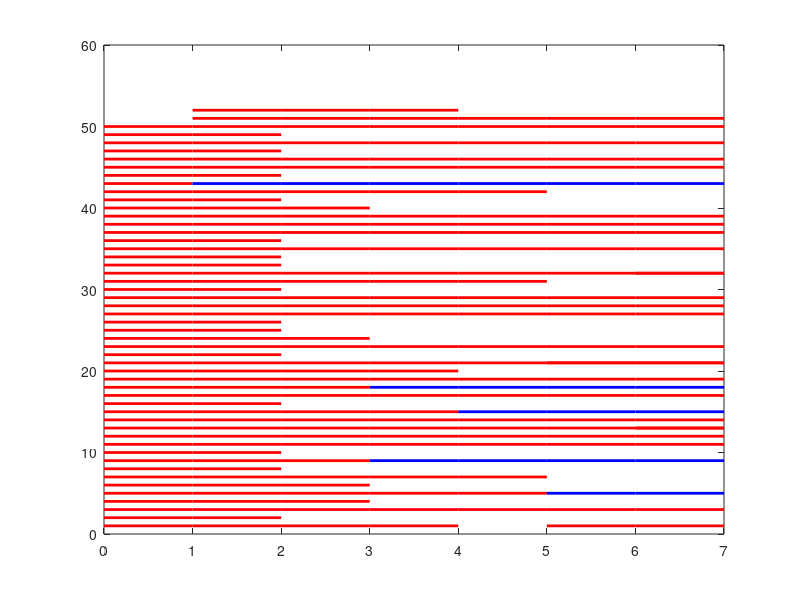

Write MATLAB code to recreate this figure.
% This is a draft of the data loading script, and it is actually trash now

clc 
clear 
close all

load('struct_colony_day_1.mat', 'Colony'); 
Col_1 = Colony; 

load('struct_colony_day_2.mat', 'Colony'); 
Col_2 = Colony; 

load('struct_colony_day_3.mat', 'Colony'); 
Col_3 = Colony;

load('struct_colony_day_4.mat', 'Colony'); 
Col_4 = Colony; 

load('struct_colony_day_5.mat', 'Colony'); 
Col_5 = Colony; 

load('struct_colony_day_6.mat', 'Colony'); 
Col_6 = Colony; 

load('struct_colony_day_7.mat', 'Colony'); 
Col_7 = Colony; 


%Now process here: 

Y = Col_1(1).streaks.label;
Y = Y.' ;
X = ones([max(Col_1(1).streaks.label) 1]);
X = X.';
X0 = 0*X;
Color = [];
for i=1:1:max(Col_1(1).streaks.label) 
   if Col_1(1).streaks.color(i,:) == 'red ' 
       Color = [Color, 'r'];
   elseif Col_1(1).streaks.color(i,:) == 'blue' 
       Color = [Color, 'b'];
   end    
end
Color
for i= 1:1:length(X)
plot([X0(i) X(i)], [Y(i) Y(i)], Color(i), 'LineWidth', 2.0)
hold on
end
day_1_angle = (Col_1(1).streaks.angle_start + Col_1(1).streaks.angle_stop)/2;

Y = Col_2(1).streaks.label;
Y = Y.' ;
X = ones([max(Col_2(1).streaks.label) 1]);
X = X.';
X0 = X;
X = 2*X;
Color = [];
day_2_angle = (Col_2(1).streaks.angle_start + Col_2(1).streaks.angle_stop)/2;

for i=1:1:max(Col_2(1).streaks.label) 
   if Col_2(1).streaks.color(i,:) == 'red ' 
       Color = [Color, 'r'];
   elseif Col_2(1).streaks.color(i,:) == 'blue' 
       Color = [Color, 'b'];
   end    
end

for i= 1:1:length(X)
plot([X0(i) X(i)], [Y(i) Y(i)], Color(i), 'LineWidth', 2.0)
hold on
end




X = ones([max(Col_3(1).streaks.label) 1]);
X = X.';
X0 = 2*X;
X = 3*X;
Color = [];
day_3_angle = (Col_3(1).streaks.angle_start + Col_3(1).streaks.angle_stop)/2;

for i = 1:1:length(day_3_angle) 
    diff = abs(day_2_angle - day_3_angle(i)); 
    M = min(diff)
    idx = find ( diff == M); 
    if M < 0.1
        Col_3(1).streaks.label(i) = Col_2(1).streaks.label(idx); 
    end 
end
Y = Col_3(1).streaks.label;
Y = Y.' ;
for i=1:1:length(Col_3(1).streaks.label) 
   if Col_3(1).streaks.color(i,:) == 'red ' 
       Color = [Color, 'r'];
   elseif Col_3(1).streaks.color(i,:) == 'blue' 
       Color = [Color, 'b'];
   end    
end
Color
for i= 1:1:length(X)
plot([X0(i) X(i)], [Y(i) Y(i)], Color(i), 'LineWidth', 2.0)
hold on
end



X = ones([max(Col_4(1).streaks.label) 1]);
X = X.';
X0 = 3*X;
X = 4*X;
Color = [];
day_4_angle = (Col_4(1).streaks.angle_start + Col_4(1).streaks.angle_stop)/2;

for i = 1:1:length(day_4_angle) 
    diff = abs(day_3_angle - day_4_angle(i)); 
    M = min(diff)
    idx = find ( diff == M); 
    if M < 0.1
        Col_4(1).streaks.label(i) = Col_3(1).streaks.label(idx); 
    end 
end
Y = Col_4(1).streaks.label;
Y = Y.' ;
for i=1:1:length(Col_4(1).streaks.label) 
   if Col_4(1).streaks.color(i,:) == 'red ' 
       Color = [Color, 'r'];
   elseif Col_4(1).streaks.color(i,:) == 'blue' 
       Color = [Color, 'b'];
   end    
end
Color
for i= 1:1:length(X)
plot([X0(i) X(i)], [Y(i) Y(i)], Color(i), 'LineWidth', 2.0)
hold on
end




X = ones([max(Col_5(1).streaks.label) 1]);
X = X.';
X0 = 4*X;
X = 5*X;
Color = [];
day_5_angle = (Col_5(1).streaks.angle_start + Col_5(1).streaks.angle_stop)/2;

for i = 1:1:length(day_5_angle) 
    diff = abs(day_4_angle - day_5_angle(i)); 
    M = min(diff)
    idx = find ( diff == M); 
    if M < 0.1
        Col_5(1).streaks.label(i) = Col_4(1).streaks.label(idx);
    end 
end
Y = Col_5(1).streaks.label;
Y = Y.' ;
for i=1:1:length(Col_5(1).streaks.label) 
   if Col_5(1).streaks.color(i,:) == 'red ' 
       Color = [Color, 'r'];
   elseif Col_5(1).streaks.color(i,:) == 'blue' 
       Color = [Color, 'b'];
   end    
end
Color
for i= 1:1:length(X)
plot([X0(i) X(i)], [Y(i) Y(i)], Color(i), 'LineWidth', 2.0)
hold on
end



X = ones([max(Col_6(1).streaks.label) 1]);
X = X.';
X0 = 5*X;
X = 6*X;
Color = [];
day_6_angle = (Col_6(1).streaks.angle_start + Col_6(1).streaks.angle_stop)/2;

for i = 1:1:length(day_6_angle) 
    diff = abs(day_5_angle - day_6_angle(i)); 
    M = min(diff)
    idx = find ( diff == M); 
    if M < 0.05
        Col_6(1).streaks.label(i) = Col_5(1).streaks.label(idx);
    end 
end
Y = Col_6(1).streaks.label;
Y = Y.' ;
for i=1:1:length(Col_6(1).streaks.label) 
   if Col_6(1).streaks.color(i,:) == 'red ' 
       Color = [Color, 'r'];
   elseif Col_6(1).streaks.color(i,:) == 'blue' 
       Color = [Color, 'b'];
   end    
end
Color
for i= 1:1:length(X)
plot([X0(i) X(i)], [Y(i) Y(i)], Color(i), 'LineWidth', 2.0)
hold on
end



X = ones([max(Col_7(1).streaks.label) 1]);
X = X.';
X0 = 6*X;
X = 7*X;
Color = [];
day_7_angle = (Col_7(1).streaks.angle_start + Col_7(1).streaks.angle_stop)/2;

for i = 1:1:length(day_7_angle) 
    diff = abs(day_6_angle - day_7_angle(i)); 
    M = min(diff)
    idx = find ( diff == M); 
    if M < 0.05
        Col_7(1).streaks.label(i) = Col_6(1).streaks.label(idx);
    end 
end
Y = Col_7(1).streaks.label;
Y = Y.' ;
for i=1:1:length(Col_7(1).streaks.label) 
   if Col_7(1).streaks.color(i,:) == 'red ' 
       Color = [Color, 'r'];
   elseif Col_7(1).streaks.color(i,:) == 'blue' 
       Color = [Color, 'b'];
   end    
end
Color
for i= 1:1:length(X)
plot([X0(i) X(i)], [Y(i) Y(i)], Color(i), 'LineWidth', 2.0)
hold on
end

